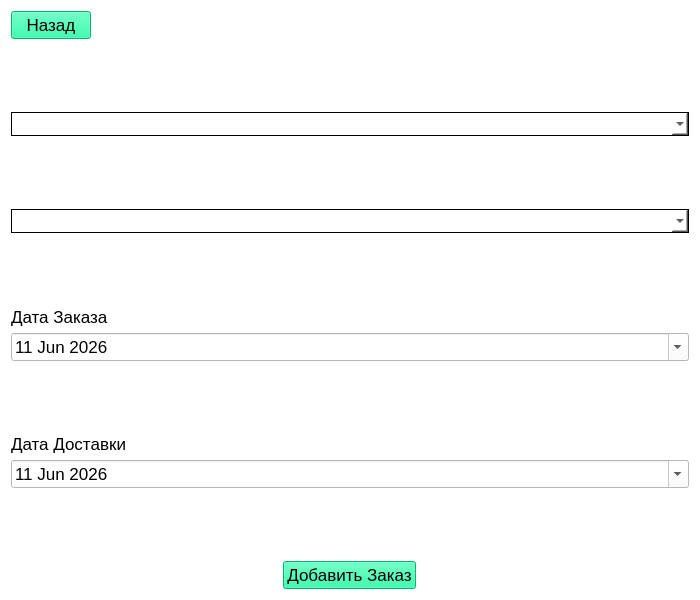
<?xml version="1.0" encoding="UTF-8"?>
<ui version="4.0">
 <class>AddOrderWindow</class>
 <widget class="QWidget" name="AddOrderWindow">
  <property name="geometry">
   <rect>
    <x>0</x>
    <y>0</y>
    <width>700</width>
    <height>600</height>
   </rect>
  </property>
  <property name="minimumSize">
   <size>
    <width>700</width>
    <height>600</height>
   </size>
  </property>
  <property name="windowTitle">
   <string>Добавление заказа</string>
  </property>
  <property name="styleSheet">
   <string notr="true">QWidget{background-color: #FFFFFF; font-family: &quot;Times New Roman&quot;; font-size: 13pt; color: black} QLineEdit{border: 1px solid black;} QPushButton{background-color: #00FA9A} QComboBox{border: 1px solid black;}</string>
  </property>
  <layout class="QVBoxLayout" name="verticalLayout_2">
   <item>
    <layout class="QVBoxLayout" name="verticalLayout">
     <item alignment="Qt::AlignLeft">
      <widget class="QPushButton" name="go_back_btn">
       <property name="text">
        <string>Назад</string>
       </property>
      </widget>
     </item>
     <item>
      <spacer name="verticalSpacer">
       <property name="orientation">
        <enum>Qt::Vertical</enum>
       </property>
       <property name="sizeHint" stdset="0">
        <size>
         <width>20</width>
         <height>40</height>
        </size>
       </property>
      </spacer>
     </item>
     <item>
      <widget class="QComboBox" name="status_cbx"/>
     </item>
     <item>
      <spacer name="verticalSpacer_2">
       <property name="orientation">
        <enum>Qt::Vertical</enum>
       </property>
       <property name="sizeHint" stdset="0">
        <size>
         <width>20</width>
         <height>40</height>
        </size>
       </property>
      </spacer>
     </item>
     <item>
      <widget class="QComboBox" name="pick_up_point_cbx"/>
     </item>
     <item>
      <spacer name="verticalSpacer_3">
       <property name="orientation">
        <enum>Qt::Vertical</enum>
       </property>
       <property name="sizeHint" stdset="0">
        <size>
         <width>20</width>
         <height>40</height>
        </size>
       </property>
      </spacer>
     </item>
     <item>
      <widget class="QLabel" name="label">
       <property name="text">
        <string>Дата Заказа</string>
       </property>
      </widget>
     </item>
     <item>
      <widget class="QDateEdit" name="date_order_de">
       <property name="calendarPopup">
        <bool>true</bool>
       </property>
       <property name="date">
        <date>
         <year>2026</year>
         <month>6</month>
         <day>11</day>
        </date>
       </property>
      </widget>
     </item>
     <item>
      <spacer name="verticalSpacer_4">
       <property name="orientation">
        <enum>Qt::Vertical</enum>
       </property>
       <property name="sizeHint" stdset="0">
        <size>
         <width>20</width>
         <height>40</height>
        </size>
       </property>
      </spacer>
     </item>
     <item>
      <widget class="QLabel" name="label_2">
       <property name="text">
        <string>Дата Доставки</string>
       </property>
      </widget>
     </item>
     <item>
      <widget class="QDateEdit" name="dat_delivery_de">
       <property name="calendarPopup">
        <bool>true</bool>
       </property>
       <property name="date">
        <date>
         <year>2026</year>
         <month>6</month>
         <day>11</day>
        </date>
       </property>
      </widget>
     </item>
     <item>
      <spacer name="verticalSpacer_5">
       <property name="orientation">
        <enum>Qt::Vertical</enum>
       </property>
       <property name="sizeHint" stdset="0">
        <size>
         <width>20</width>
         <height>40</height>
        </size>
       </property>
      </spacer>
     </item>
     <item alignment="Qt::AlignHCenter">
      <widget class="QPushButton" name="add_order_btn">
       <property name="text">
        <string>Добавить Заказ</string>
       </property>
      </widget>
     </item>
    </layout>
   </item>
  </layout>
 </widget>
 <resources/>
 <connections/>
</ui>
